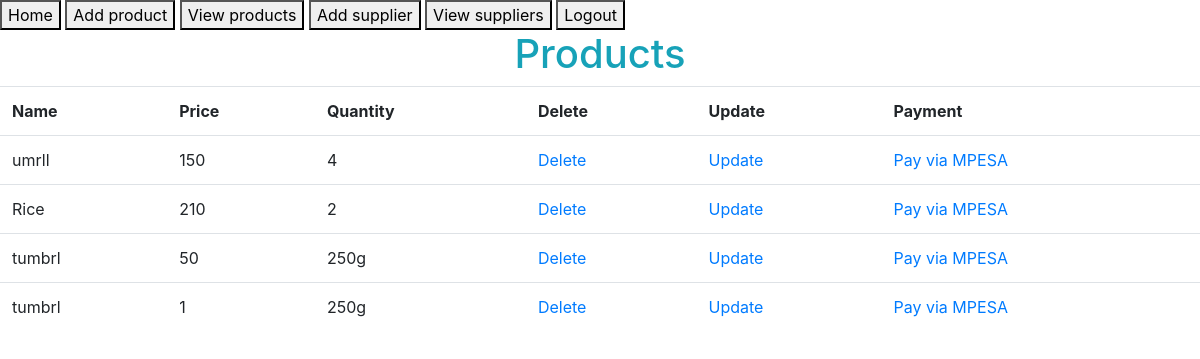
Screenshot of /products/ (signed in) with the database file from the repository.
### djangoRegistration/models.py (models this page shows)
class Product(models.Model):
    prod_name = models.CharField(max_length=30,
                                 blank=False, null=False)
    prod_price = models.CharField(max_length=30,
                                  blank=False, null=False)
    prod_quantity = models.CharField(max_length=30,
                                     blank=False, null=False)

### djangoRegistration/views.py (the view)
# urls.py: path('products/', general_views.view_products, name='products'),
@login_required
def view_products(request):
    products = Product.objects.all()
    context = {'products': products}
    return render(request, 'products.html', context)

### templates/products.html
{% extends 'base.html' %}
{% block content %}
    <section class="products-section">
        <div class="products-section-container">
            <h1 class="text-info text-center">Products</h1>
            <table class="table">
                <tr>
                    <th>Name</th>
                    <th>Price</th>
                    <th>Quantity</th>
                    <th>Delete</th>
                    <th>Update</th>
                    <th>Payment</th>
                </tr>
                {% for product in products %}
                    <tr>
                        <td>{{ product.prod_name }}</td>
                        <td>{{ product.prod_price }}</td>
                        <td>{{ product.prod_quantity }}</td>
                        <td><a href="/delete-product/{{ product.id }}">Delete</a></td>
                        <td><a href="/update-product/{{ product.id }}">Update</a></td>
                        <td><a href="/payment/{{ product.id }}">Pay via MPESA</a></td>
                    </tr>
                {% endfor %}
            </table>
        </div>
    </section>
{% endblock %}

### templates/base.html (shortened to what this page needs)
<!DOCTYPE html>
<html lang="en">
<head>
    {% load static %}
    {% load crispy_forms_tags %}
    <link rel="stylesheet" href={% static "bootstrap/css/bootstrap.css" %}>
</head>
<body>
<section class="navigation-section">
    <div class="navigation-section-container">
        <a href="{% url 'my-home' %}"><button>Home</button></a>
        {% if user.is_authenticated %}
            <a href="{% url 'add-product' %}"><button>Add product</button></a>
            <a href="{% url 'products' %}"><button>View products</button></a>
            <a href="{% url 'add-supplier' %}"><button>Add supplier</button></a>
            <a href="{% url 'suppliers' %}"><button>View suppliers</button></a>
            <a href="{% url 'user-logout' %}"><button>Logout</button></a>
        {% else %}
            <a href="{% url 'users-registration' %}"><button>Register</button></a>
            <a href="{% url 'user-login' %}"><button>Login</button></a>
        {% endif %}
    </div>
</section>
{% block content %}
{% endblock %}
</body>
</html>

### rows the page displays
Product: prod_name "umrll", prod_price "150", prod_quantity "4"
Product: prod_name "Rice", prod_price "210", prod_quantity "2"
Product: prod_name "tumbrl", prod_price "50", prod_quantity "250g"
Product: prod_name "tumbrl", prod_price "1", prod_quantity "250g"
